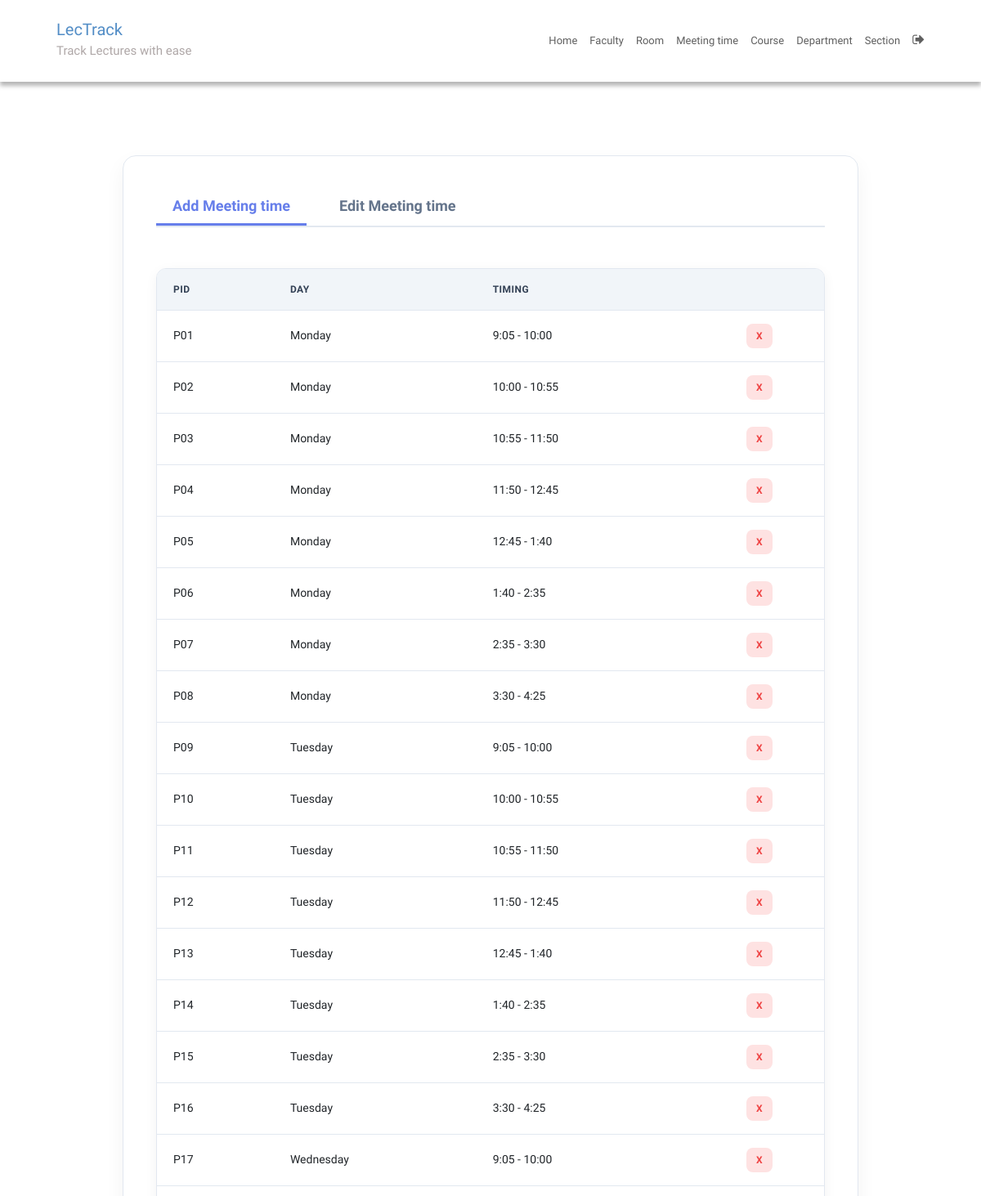
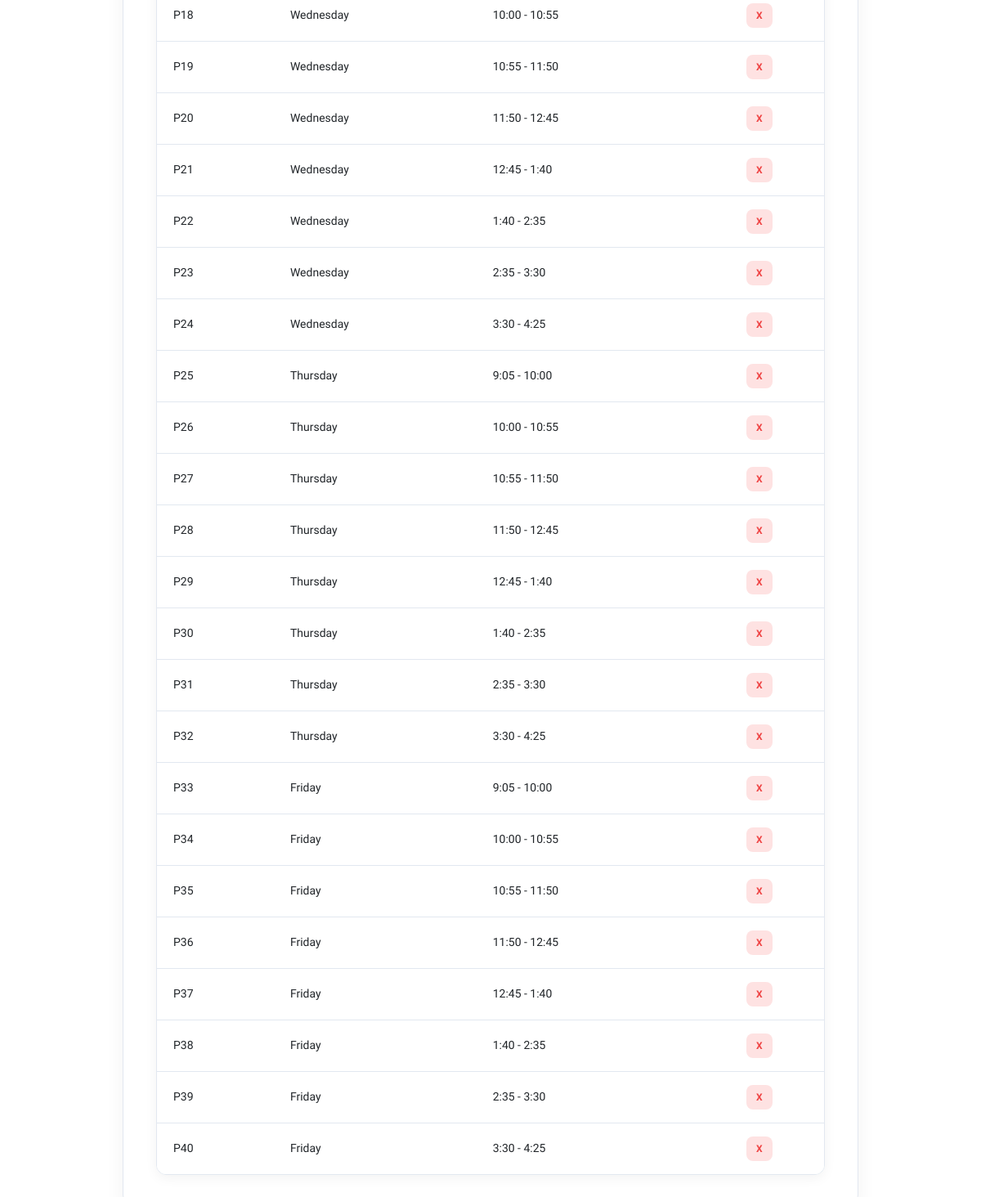
/meetingTimeEdit/ (signed in), run on the app's committed database (2 pictures, top to bottom).
### SchedulerApp/models.py (models this page shows, shortened)
class MeetingTime(models.Model):
    pid = models.CharField(max_length=4, primary_key=True)
    time = models.CharField(max_length=50,
                            choices=TIME_SLOTS,
                            default='11:30 - 12:30')
    day = models.CharField(max_length=15, choices=DAYS_OF_WEEK)

### SchedulerApp/views.py (the view)
# urls.py: path('meetingTimeEdit/', meetingTimeEdit, name='meetingTimeEdit'),
@login_required
def meetingTimeEdit(request):
    context = {'meeting_times': MeetingTime.objects.all()}
    return render(request, 'meetingTimeEdit.html', context)

### SchedulerApp/templatetags/index.py (called while the page is built)
@register.tag
def active(parser, token):
    args = token.split_contents()
    template_tag = args[0]
    if len(args) < 2:
        raise (template.TemplateSyntaxError, f'{template_tag} tag requires at least one argument')
    return NavSelectedNode(args[1:])

    def render(self, context):
        path = context['request'].path
        for p in self.patterns:
            pValue = template.Variable(p).resolve(context)
            if path == pValue:
                return 'active'
        return ''

### templates/meetingTimeEdit.html (shortened to what this page needs)
{% extends 'base.html' %}
{% block content %}
{% load static %}
<fieldset class="fieldset">
  <div class="tablink">
    <a href="{% url 'meetingTimeAdd'%}">
      <h1 onclick="openPage('new')" id="defaultOpen">Add Meeting time</h1>
    </a>
    <h1 onclick="openPage('edit')" id="link_to_edit">Edit Meeting time</h1>
  </div>
  <div class="tabcontent" id="edit">
    <table class="editTable">
      <thead>
        <tr class="table-headers">
          <th>PID</th>
          <th>Day</th>
          <th>Timing</th>
          <th class="empty"></th>
        </tr>
      </thead>
      <tbody>
        {% for mt in meeting_times %}
        <tr>
          <td>{{mt.pid}}</td>
          <td>{{mt.day}}</td>
          <td>{{mt.time}}</td>
          <td class="empty">
            <form action="{% url 'deletemeetingtime' mt.pid %}" method="post">
              <input type="submit" value="X" class="cross">
            </form>
          </td>
        </tr>
        {% endfor %}
      </tbody>
    </table>
  </div>
</fieldset>
{% endblock %}

### static/CSS/style.css (style rules this page uses)
:root { --blue1: #4A90E2; --blue2: #357ABD; --blue3: #2968A3; --purple1: #9B59B6; --purple2: #8E44AD; --purple3: #7D3C98; --purple4: #BB8FCE; --white: #fff; --grey: #aaa; --dark-grey: #444; --light-grey: #a29999; --lighter-grey: #dddddd; --lightest-grey: #f3f3f3; --box-shadow: #9e9292; }
html { font-size: 100%; box-sizing: border-box; scroll-behavior: smooth; }
html, body { margin: 0; padding: 0; width: 100vw; min-height: 100%; text-rendering: optimizeLegibility; font-family: "Quicksand", sans-serif; font-size: 62.5%; }
body { position: relative; }
a { text-decoration: none; }
fieldset { padding: 40px; border-radius: 16px; background: white; box-shadow: 0 10px 25px rgba(0, 0, 0, 0.05); border: 1px solid #e2e8f0; margin-top: 30px; }
.fieldset { width: 100%; max-width: 900px; margin-left: auto; margin-right: auto; font-size: 1.6rem; }
.tablink { display: flex; gap: 20px; margin-bottom: 30px; border-bottom: 2px solid #e2e8f0; }
.tablink a { text-decoration: none; }
.tablink h1 { color: #64748b; padding: 10px 20px; cursor: pointer; font-size: 1.8rem; font-weight: 700; margin: 0; border-bottom: 3px solid transparent; transition: all 0.3s; }
.tablink h1:hover, .tablink h1#defaultOpen { color: #667eea; border-bottom-color: #667eea; }
.tabcontent { display: flex; flex-direction: column; gap: 20px; }
.editTable, .timetable { width: 100%; border-collapse: separate; border-spacing: 0; margin-top: 2rem; font-size: 1.4rem; border-radius: 12px; overflow: hidden; box-shadow: 0 4px 15px rgba(0, 0, 0, 0.05); border: 1px solid #e2e8f0; }
.editTable thead tr, .timetable thead tr { background-color: #f1f5f9; color: #334155; font-weight: 700; text-transform: uppercase; font-size: 1.2rem; letter-spacing: 0.5px; }
.editTable th, .editTable td, .timetable th, .timetable td { padding: 16px 20px; text-align: left; border-bottom: 1px solid #e2e8f0; }
.editTable tbody tr, .timetable tbody tr { transition: background-color 0.2s; background-color: white; }
.editTable tbody tr:last-child td, .timetable tbody tr:last-child td { border-bottom: none; }
.empty form { display: flex; justify-content: center; }
.cross { border-radius: 8px; font-size: 1.2rem; font-weight: bold; padding: 6px 12px; color: #ef4444; background-color: #fee2e2; border: none; cursor: pointer; transition: background 0.2s, color 0.2s; }

### data on the page
MeetingTime: pid "P01", day "Monday", time "9:05 - 10:00"
MeetingTime: pid "P02", day "Monday", time "10:00 - 10:55"
MeetingTime: pid "P03", day "Monday", time "10:55 - 11:50"
MeetingTime: pid "P04", day "Monday", time "11:50 - 12:45"
MeetingTime: pid "P05", day "Monday", time "12:45 - 1:40"
MeetingTime: pid "P06", day "Monday", time "1:40 - 2:35"
MeetingTime: pid "P07", day "Monday", time "2:35 - 3:30"
MeetingTime: pid "P08", day "Monday", time "3:30 - 4:25"
MeetingTime: pid "P09", day "Tuesday", time "9:05 - 10:00"
MeetingTime: pid "P10", day "Tuesday", time "10:00 - 10:55"
MeetingTime: pid "P11", day "Tuesday", time "10:55 - 11:50"
MeetingTime: pid "P12", day "Tuesday", time "11:50 - 12:45"
MeetingTime: pid "P13", day "Tuesday", time "12:45 - 1:40"
MeetingTime: pid "P14", day "Tuesday", time "1:40 - 2:35"
MeetingTime: pid "P15", day "Tuesday", time "2:35 - 3:30"
MeetingTime: pid "P16", day "Tuesday", time "3:30 - 4:25"
MeetingTime: pid "P17", day "Wednesday", time "9:05 - 10:00"
MeetingTime: pid "P18", day "Wednesday", time "10:00 - 10:55"
MeetingTime: pid "P19", day "Wednesday", time "10:55 - 11:50"
MeetingTime: pid "P20", day "Wednesday", time "11:50 - 12:45"
MeetingTime: pid "P21", day "Wednesday", time "12:45 - 1:40"
MeetingTime: pid "P22", day "Wednesday", time "1:40 - 2:35"
MeetingTime: pid "P23", day "Wednesday", time "2:35 - 3:30"
MeetingTime: pid "P24", day "Wednesday", time "3:30 - 4:25"
MeetingTime: pid "P25", day "Thursday", time "9:05 - 10:00"
MeetingTime: pid "P26", day "Thursday", time "10:00 - 10:55"
MeetingTime: pid "P27", day "Thursday", time "10:55 - 11:50"
MeetingTime: pid "P28", day "Thursday", time "11:50 - 12:45"
MeetingTime: pid "P29", day "Thursday", time "12:45 - 1:40"
MeetingTime: pid "P30", day "Thursday", time "1:40 - 2:35"
MeetingTime: pid "P31", day "Thursday", time "2:35 - 3:30"
MeetingTime: pid "P32", day "Thursday", time "3:30 - 4:25"
MeetingTime: pid "P33", day "Friday", time "9:05 - 10:00"
MeetingTime: pid "P34", day "Friday", time "10:00 - 10:55"
MeetingTime: pid "P35", day "Friday", time "10:55 - 11:50"
MeetingTime: pid "P36", day "Friday", time "11:50 - 12:45"
MeetingTime: pid "P37", day "Friday", time "12:45 - 1:40"
MeetingTime: pid "P38", day "Friday", time "1:40 - 2:35"
MeetingTime: pid "P39", day "Friday", time "2:35 - 3:30"
MeetingTime: pid "P40", day "Friday", time "3:30 - 4:25"
